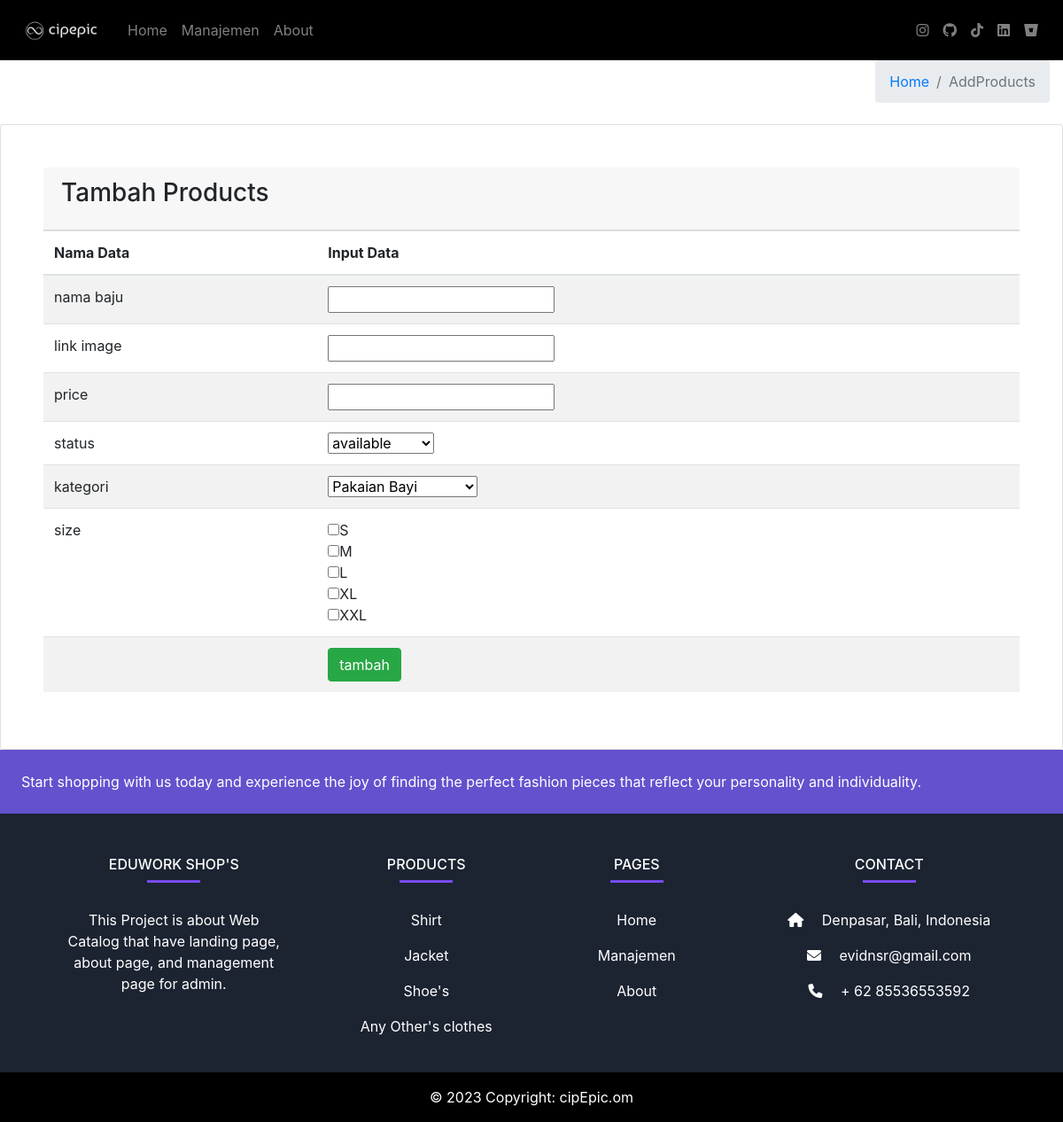
Page /tambah-jquery.php on the earlier database version.
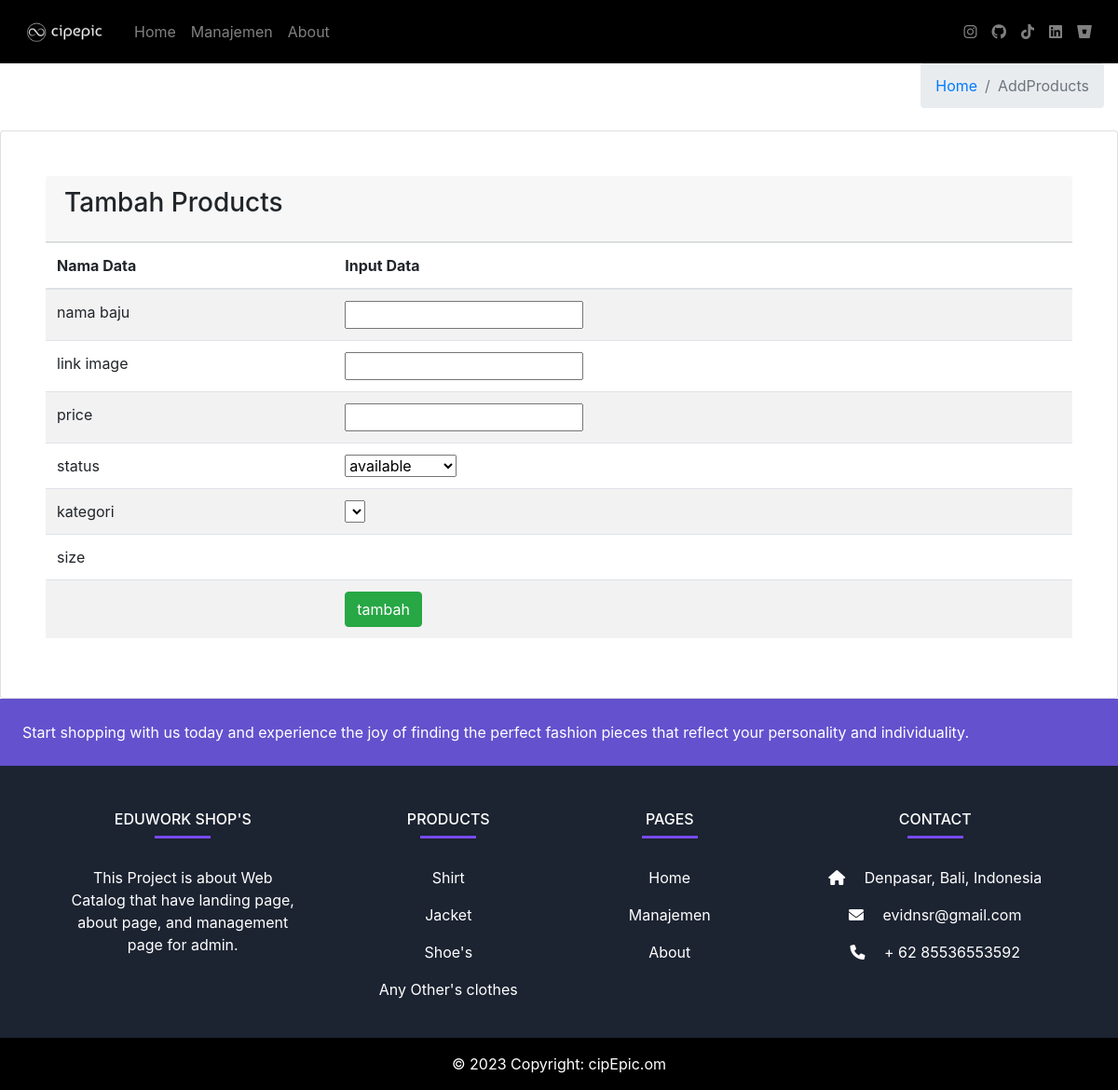
Same page on the later database version.
### tables this page shows
CREATE TABLE `size` (
  `size_id` int(11) NOT NULL,
  `name` varchar(50) DEFAULT NULL
);

### tambah-jquery.php (the view, shortened to what this page needs)
<!DOCTYPE html>
<html>
<head>
    <link rel="stylesheet" href="https://cdn.datatables.net/1.13.4/css/jquery.dataTables.css" />
    <link rel="stylesheet" href="https://cdnjs.cloudflare.com/ajax/libs/twitter-bootstrap/4.5.2/css/bootstrap.css">
    <link rel="stylesheet" href="https://cdn.datatables.net/1.13.4/css/dataTables.bootstrap4.min.css">
    <link rel="stylesheet" href="..\styles\global.css">
</head>
<body>
	<div class="content-wrapper">
        <section class="content-header">
                <div class="container-fluid">
                    <div class="row mb-2">
                        <div class="col-sm-6">
                        </div>
                        <div class="col-sm-6">
                            <ol class="breadcrumb float-sm-right">
                                <li class="breadcrumb-item"><a href="#">Home</a></li>
                                <li class="breadcrumb-item active">AddProducts</li>
                            </ol>
                        </div>
                    </div>
                </div>
        </section>
	<div class="row">
         <div class="col-12">
		    <div class="card p-lg-5">
                <div class="card-header">
                    <h3 class="card-title">Tambah Products</h3>
                </div>
                <form id="customerForm" action="prosestambah-jquery.php" method="post">
                    <table class="table table-striped">
                        <thead>
                            <tr>
                                <th>Nama Data</th>
                                <th>Input Data</th>
                            </tr>
                        </thead>
                        <tbody>
                            <tr>
                                <td>nama baju</td>
                                <td><input type="text" name="name" data-name="name" class="required"></td>
                            </tr>
                            <tr>
                                <td>link image</td>
                                <td><input type="text" name="Image" data-name="Image" class="required"></td>
                            </tr>
                            <tr>
                                <td>price</td>
                                <td><input type="text" name="price" data-name="price" class="required"></td>
                            </tr>
                            <tr>
                                <td>status</td>
                                <td>
                                    <select name="status" data-name="status" class="required">
                                        <option value="available">available</option>
                                    </select>
                                </td>
                            </tr>
                            <tr>
                                <td>kategori</td>
                                <td>
                                    <select name="id_category" data-name="Kategori" class="required">
                                        <?php
                                            include_once("database/connect.php");
                                            $categories = mysqli_query($conn, "SELECT * FROM categories");
                                            while ($row = mysqli_fetch_assoc($categories)) {
                                                echo '<option value="' . $row['id_category'] . '">' . $row['name'] . '</option>';
                                            }
                                        ?>
                                    </select>
                                </td>
                            </tr>
                            <tr>
                                <td>size</td>
                                <td>
                                    <?php
                                        $sizes = mysqli_query($conn, "SELECT * FROM size");
                                        while ($row = mysqli_fetch_assoc($sizes)) {
                                            echo '<input type="checkbox" name="sizes[]" value="' . $row['size_id'] . '">' . $row['name'] . '<br>';
                                        }
                                    ?>
                                </td>
                            </tr>
                            <tr>
                                <td></td>
                                <td><input type="submit" name="Submit" value="tambah" class="btn btn-success"></td>
                            </tr>
                        </tbody>
                    </table>
                </form>
            </div>
        </div>
	</div>
    </div>
</body>
</html>

### styles/global.css (style rules this page uses)
body { height: 100%; margin: 0; padding: 0; }
.navbar { background-color:black; padding: 10px 20px; }
.navbar-brand { font-weight: bold; }
.navbar-nav .nav-link { color: black; padding: 10px 15px; }

Differences in the rows shown:
removed size: name "S"
removed size: name "M"
removed size: name "L"
removed size: name "XL"
removed size: name "XXL"
Other differences:
form field id_category: "Pakaian Bayi" → (not shown)
